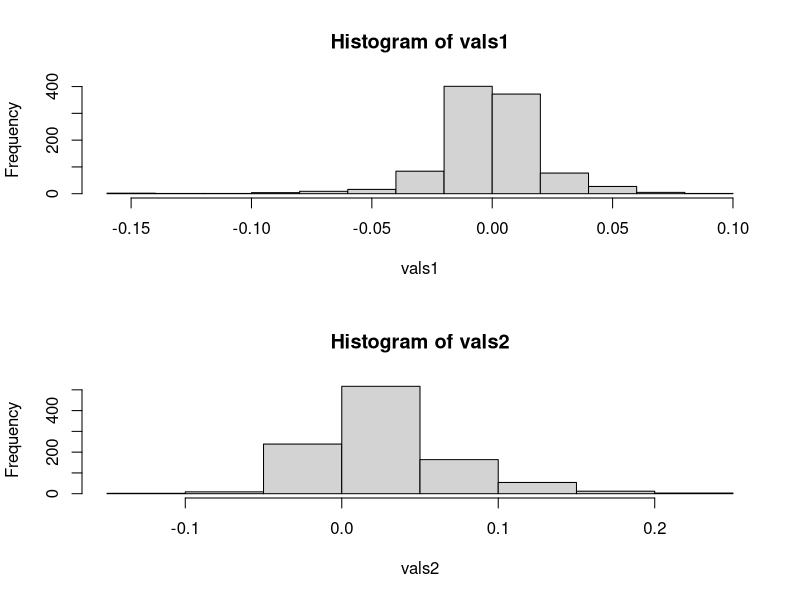
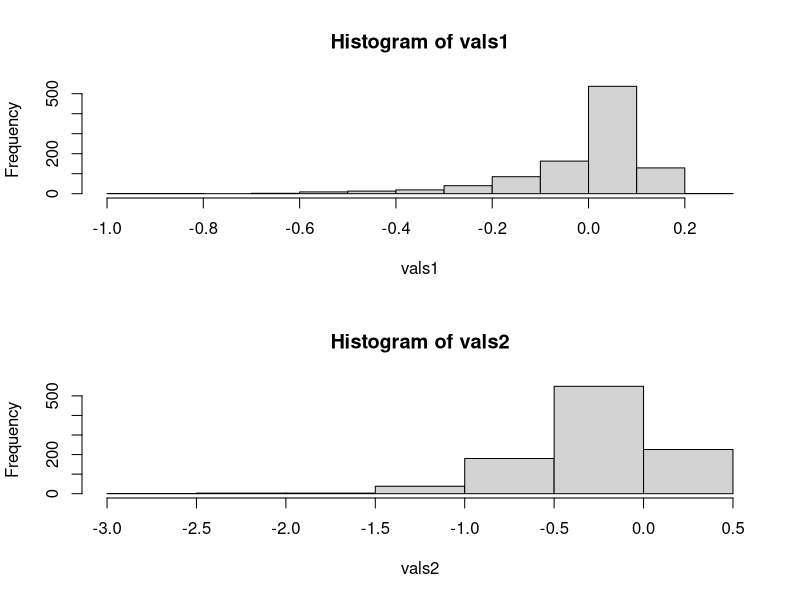
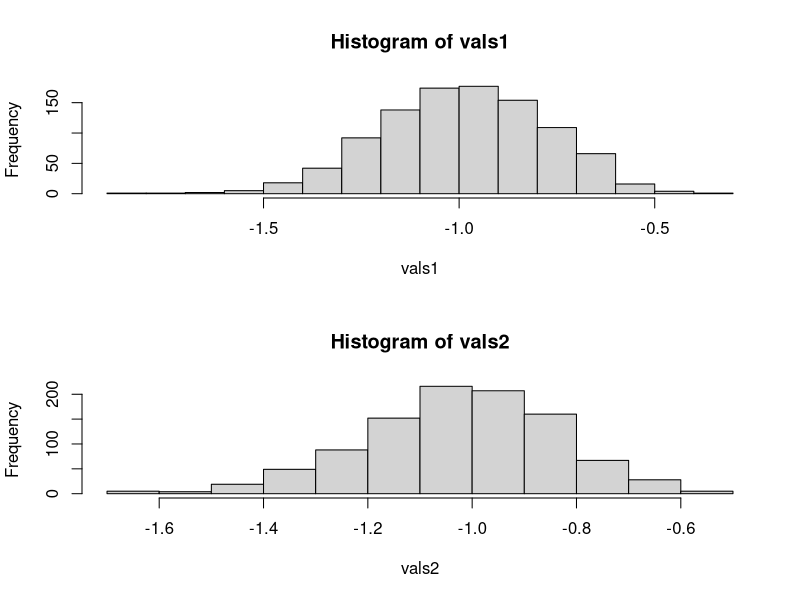

R code for these plots, in order:
####
##  Bootstrap testing mu^2 = mu^2
##  One dimensional case!!
####

data_model <- function(muA, muB, sigma2A, sigma2B) {
  sampler <- function(nA, nB) {
    noise_mult <- 1
    if (nA + nB == 0) {
      noise_mult <- 0
      nA <- 2
      nB <- 2
    }
    xA <- rnorm(nA, mean = muA, sd = noise_mult * sqrt(sigma2A))
    xB <- rnorm(nB, mean = muB, sd = noise_mult * sqrt(sigma2B))
    dat <- rbind(cbind(0, xA), cbind(1, xB))
    dat
  }
  # force eval
  lala <- sampler(10, 10)
  sampler
}

stat.diff <- function(dat) {
  xA <- dat[dat[, 1]==0, 2]
  xB <- dat[dat[, 1]==1, 2]
  muA <- mean(xA); sigma2A <- var(xA)
  muB <- mean(xB); sigma2B <- var(xB)
  mu2A <- muA^2 - sigma2A/length(xA)
  mu2B <- muB^2 - sigma2B/length(xB)
  mu2A - mu2B
}

boot_sampler <- function(dat) {
  nX <- sum(dat[, 1] == 0); nY <- sum(dat[, 1] == 1);
  nX0 <- nX; nY0 <- nY
  rawX <- dat[dat[, 1]==0, -1]
  rawY <- dat[dat[, 1]==1, -1]
  sampler <- function(nX = nX0, nY = nY0) {
    if (nX == 0 & nY == 0) {
      return(dat)
    }
    newX <- rawX[sample(nX, nX, TRUE)]
    newY <- rawY[sample(nY, nY, TRUE)]
    newdat <- rbind(cbind(0, newX), cbind(1, newY))
    newdat
  }
  # force eval
  sampler()
  sampler
}

sampling_dist <- function(sampler, theta, nX, nY, mc.reps = 1e3, samples = FALSE) {
  # true params
  dat0 <- sampler(0, 0)
  theta0 <- theta(dat0)
  # get population
  thetas <- lapply(1:mc.reps, function(i) theta(sampler(nX, nY)))    
  thetas <- do.call(cbind, thetas)
  if (samples) {
    return(thetas)
  }
  diffs <- thetas - theta0
  bias <- rowMeans(diffs)
  sdv <- apply(diffs, 1, sd)
  skew <- rowSums(diffs^3)/(rowSums(diffs^2))^(3/2)
  list(bias = bias, sdv = sdv, skew = skew)
}

jackknife <- function(res, theta) {
  theta0 <- theta(res)
  n <- dim(res)[1]
  thetas <- list()
  for (i in 1:n) {
    dat2 <- res[-i, , drop = FALSE]
    thetas[[i]] <- theta(dat2)
  }
  thetas <- do.call(cbind, thetas)
  theta_bar <- rowMeans(thetas)
  diffs <- thetas - theta_bar
  bias <- (n-1) * (theta_bar - theta0)
  sdv <- sqrt((n-1) * rowMeans((thetas - theta_bar)^2))
  skew <- rowSums(diffs^3)/(rowSums(diffs^2))^(3/2)  
  list(bias = bias, sdv = sdv, skew = skew)
}

inv_alpha_bca <- function(alpha_bca, z0, acc) {
  if (alpha_bca == 1) {
    return(1)
  }
  za <- qnorm(alpha_bca)
  pnorm(
    ((1 - acc * z0) * (za - z0) - z0)/
      (1 + acc * (za - z0))
  )
}

inverse_bca_test <- function(res, theta, mc.reps = 1000) {
  jj <- jackknife(res, theta)
  acc <- jj$skew/6
  boot_s1 <- boot_sampler(res)
  nX <- sum(res[, 1] == 0); nY <- sum(res[, 1] == 1)
  thetas <- sampling_dist(boot_s1, theta, nX, nY, mc.reps, TRUE)
  theta0 <- theta(res)
  z0s <- sapply(1:length(theta0), function(i) {
    qnorm(sum(thetas[i, ] < theta0[i])/mc.reps)
  })
  pvs <- sapply(1:length(theta0), function(i) {
    v <- thetas[i, ]
    p1 <- (sum(v > 0) + 1)/(mc.reps + 1)
    p2 <- (sum(v < 0) + 1)/(mc.reps + 1)
    p1_mod <- inv_alpha_bca(p1, z0s[i], acc[i])
    p2_mod <- inv_alpha_bca(p2, -z0s[i], acc[i])
    2 * pmin(p1_mod, p2_mod)
  })
  min(pvs) * length(pvs)
}



####
##  Test out the functions
####

h0 <- data_model(0, 0, 1, 1)
h0v <- data_model(0,0,1, 10)
h1 <- data_model(0, 1, 1, 1)

stat.diff(h0(10, 10))
stat.diff(h0(1000, 1000))
stat.diff(h0(0,0))

stat.diff(h0v(10, 10))
stat.diff(h0v(1000, 1000))
stat.diff(h0v(0,0))

stat.diff(h1(10, 10))
stat.diff(h1(1000, 1000))
stat.diff(h1(0,0))

(dat <- h0(5, 5))
bs <- boot_sampler(dat)
bs(10, 10)

####
##  Investigate effect of bootstrap resampling
####

mc.reps <- 1000

h0 <- data_model(0, 0, 1, 1)
h0v <- data_model(0,0,1, 10)
h1 <- data_model(0, 1, 1, 1)

nX <- 100; nY <- nX

vals1 <- sampling_dist(h0, stat.diff, nX, nY, mc.reps, TRUE)
vals2 <- sampling_dist(boot_sampler(h0(nX, nY)), stat.diff, nX, nY, mc.reps, TRUE)
layout(t(t(1:2))); hist(vals1); hist(vals2)

vals1 <- sampling_dist(h0v, stat.diff, nX, nY, mc.reps, TRUE)
vals2 <- sampling_dist(boot_sampler(h0v(nX, nY)), stat.diff, nX, nY, mc.reps, TRUE)
layout(t(t(1:2))); hist(vals1); hist(vals2)

vals1 <- sampling_dist(h1, stat.diff, nX, nY, mc.reps, TRUE)
vals2 <- sampling_dist(boot_sampler(h1(nX, nY)), stat.diff, nX, nY, mc.reps, TRUE)
layout(t(t(1:2))); hist(vals1); hist(vals2)

####
##  How does inverse BCA do?
####
mc.reps = 1000
nX <- 100; nY <- nX 
res0 <- h0(nX, nY)
res0v <- h0v(nX, nY)
res1 <- h1(nX, nY)

c(inverse_bca_test(res0, stat.diff, mc.reps), 
  inverse_bca_test(res0v, stat.diff, mc.reps),
  inverse_bca_test(res1, stat.diff, mc.reps))

####
##  Theoretical calculations
####

mc.reps <- 1e4; n <- 20; mu <- 2; sigma2 <- 5
stat.MA <- function(xs) mean(xs)^2 - var(xs)/length(xs)
samp <- do.call(rbind, lapply(1:mc.reps, function(i) {
  xs <- rnorm(n, mu, sqrt(sigma2))
  c(var(xs), mean(xs)^2, stat.MA(xs))
}))
c(var(samp[, 1]), 2/(n-1) * sigma2^2)
c(mean(samp[, 2]), mu^2 + sigma2/n)
c(var(samp[, 2]), sigma2/n * (4 * mu^2 + 2 *sigma2/n))
c(var(samp[, 3]), sigma2/n * (4 * mu^2 + 2 *sigma2/n) + 2/(n-1)/n^2 * sigma2^2)
